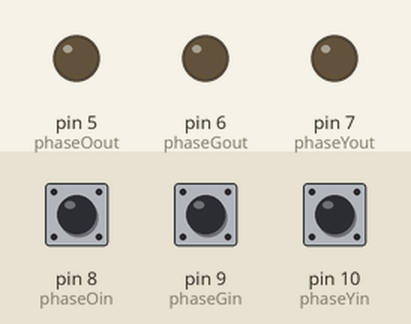
A sketch run on a simulated Arduino Uno, built with avr-gcc and run on an emulated ATmega328P. Shown: output pins drawn as LEDs (lit = HIGH). Inputs (shaded band) come from the test bench; at power-on: pin 8 (phaseOin) HIGH, pin 9 (phaseGin) HIGH, pin 10 (phaseYin) HIGH.

Above: at 1.2 s.
1.3 s: pin 8 (phaseOin) pulled LOW for 0.15 s
At 2.6 s:
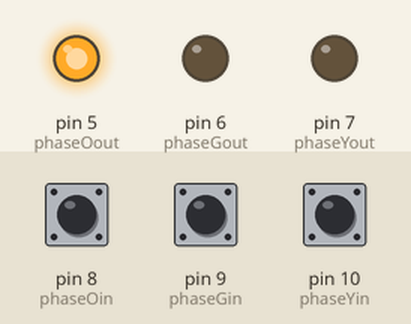
2.9 s: pin 9 (phaseGin) pulled LOW for 0.15 s
At 4.0 s:
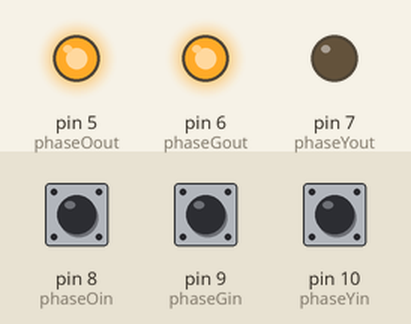
4.5 s: pin 10 (phaseYin) pulled LOW for 0.15 s
At 5.2 s:
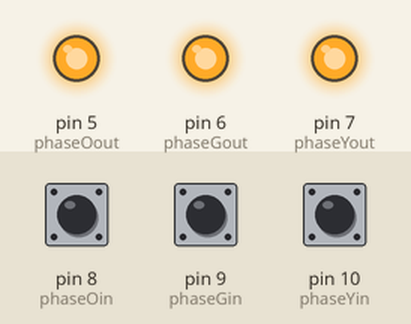
6.1 s: pin 8 (phaseOin) pulled LOW for 1 s
At 6.9 s:
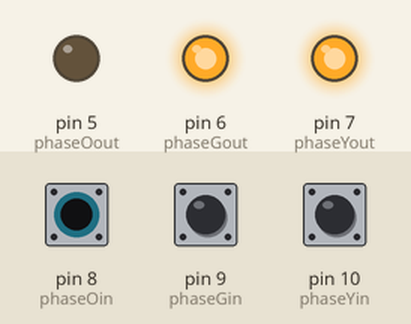
8.6 s: pin 9 (phaseGin) pulled LOW for 1 s
At 9.4 s:
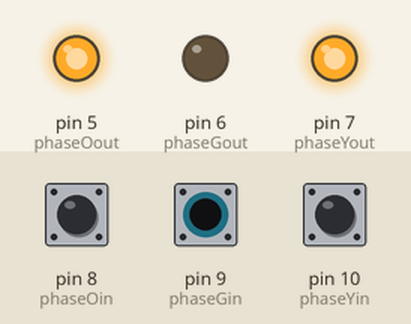
11.1 s: pin 9 (phaseGin) pulled LOW for 3.2 s
At 15.6 s:
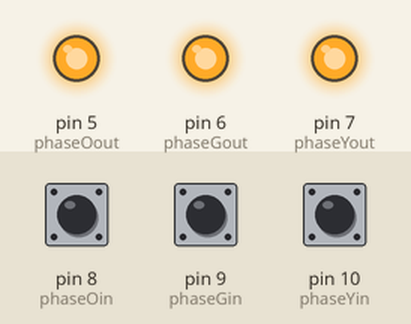
Timing chart, 0 to 16.8 s (numbered marks = the images above; inputs shaded):
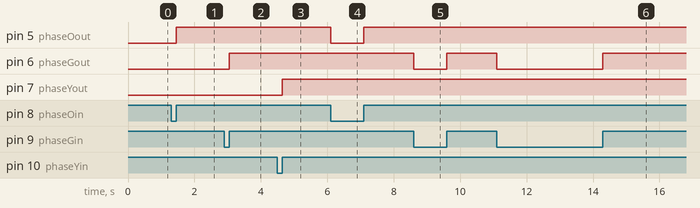

Measured:
- after the input at 1.3 s, pin 5 (phaseOout): LOW → HIGH after 0.15 s
- after the input at 2.9 s, pin 6 (phaseGout): LOW → HIGH after 0.15 s
- after the input at 4.5 s, pin 7 (phaseYout): LOW → HIGH after 0.15 s
- after the input at 6.1 s, pin 5 (phaseOout): HIGH → LOW at once, → HIGH 1.0 s later
- after the input at 8.6 s, pin 6 (phaseGout): HIGH → LOW at once, → HIGH 1.0 s later
- after the input at 11.1 s, pin 6 (phaseGout): HIGH → LOW at once, → HIGH 3.2 s later

The sketch:

sketch_jan09a.ino
```cpp
// 3 Channel Signal Calibration
// Result = drives motor via throttle, poor start
// but evens out after a couple of revs
// include the pinchangeint library
#include <PinChangeInt.h>

// Assign channel in pins
const byte phaseOin = 8;
const byte phaseGin = 9;
const byte phaseYin = 10;

// Assign channel out pins
const byte phaseOout = 5;
const byte phaseGout = 6;
const byte phaseYout = 7;

// Setup signal outputs expected by external processor
volatile uint8_t phaseOStateIn;
volatile uint8_t phaseGStateIn;
volatile uint8_t phaseYStateIn;

//Setup calibration & debounce constants
const int debounce = 100;
float calPercent = .85;

// These bit flags are set in FlagsShared to indicate which
// channels have new signals
const byte phaseOflag = 1;
const byte phaseGflag = 2;
const byte phaseYflag = 4;

// holds the update flags defined above
volatile uint8_t FlagsShared;

void setup()
{

  //Speed pin setup
  pinMode(phaseOout, OUTPUT);
  pinMode(phaseOin, INPUT);
  digitalWrite (phaseOin, HIGH);

  //PhaseO pin setup
  pinMode(phaseGout, OUTPUT);
  pinMode(phaseGin, INPUT);
  digitalWrite (phaseGin, HIGH);

  //PhaseG pin setup
  pinMode(phaseYout, OUTPUT);
  pinMode(phaseYin, INPUT);
  digitalWrite (phaseYin, HIGH);

  // use the PinChangeInt library to attach the interrupts
  // Pins chosen make this interchangeable with an Uno and Leo
  PCintPort::attachInterrupt(phaseOin, calcPhaseO,CHANGE);
  PCintPort::attachInterrupt(phaseGin, calcPhaseG,CHANGE);
  PCintPort::attachInterrupt(phaseYin, calcPhaseY,CHANGE);
}

void loop()
{
  // create local variables to hold a local copies of the channel inputs

  static uint8_t phaseOstate;

  static uint8_t phaseGstate;

  static uint8_t phaseYstate;

  // local copy of update flags

  static uint8_t UpdateFlags;

  // check shared update flags to see if any channels have a change in the signal

  if(FlagsShared)
  {
    noInterrupts();

    // turn interrupts off quickly to take local copies of the shared variables

    // take a local copy of which channels were updated in case we need to use this in the rest of loop

    UpdateFlags = FlagsShared;


    if(UpdateFlags & phaseOflag)
    {
      phaseOstate = phaseOStateIn;
    }

    if(UpdateFlags & phaseGflag)
    {
      phaseGstate = phaseGStateIn;
    }

    if(UpdateFlags & phaseYflag)
    {
      phaseYstate = phaseYStateIn;
    }

    // clear shared copy of updated flags

    FlagsShared = 0;

    interrupts(); // we have local copies of the inputs, so now we can turn interrupts back on

  }


  if(UpdateFlags & phaseOflag)
  {
    digitalWrite(phaseOout, phaseOstate);
  }


  if(UpdateFlags & phaseGflag)
  {
    digitalWrite(phaseGout, phaseGstate);
  }


  if(UpdateFlags & phaseYflag)
  {
    digitalWrite(phaseYout, phaseYstate);
  }

  UpdateFlags = 0;
}


//  interrupt service routines

void calcPhaseO()
{
  phaseOStateIn = digitalRead(phaseOin);
  FlagsShared |= phaseOflag;
}

void calcPhaseG()
{
  phaseGStateIn = digitalRead(phaseGin);
  FlagsShared |= phaseGflag;
}

void calcPhaseY()
{
  phaseYStateIn = digitalRead(phaseYin);
  FlagsShared |= phaseYflag;
}
```
